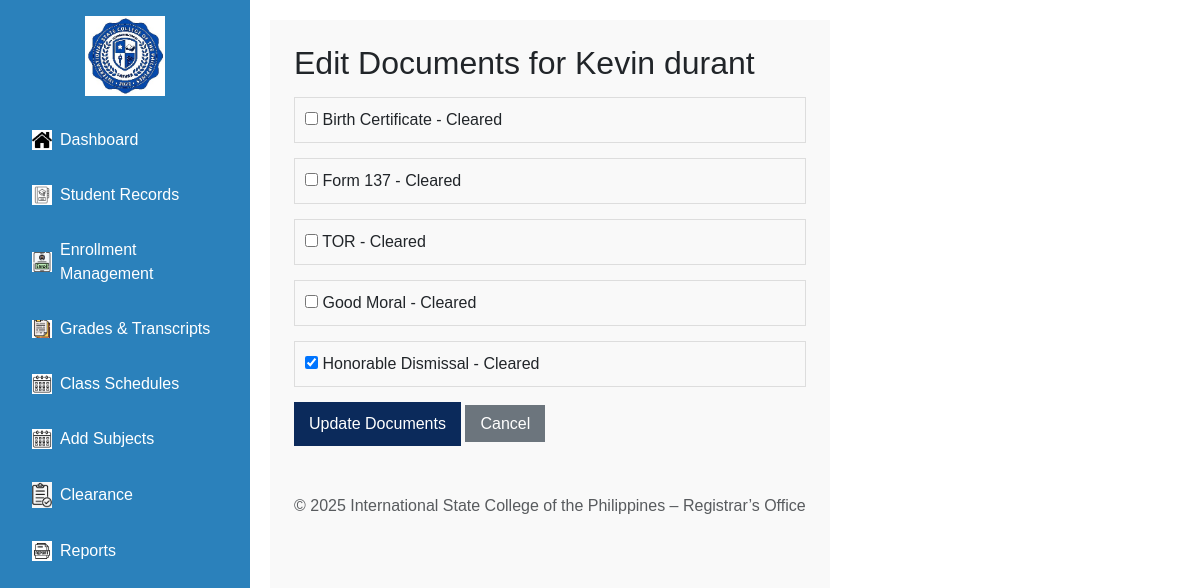
Screenshot of /Registrar/registrar.php?page=edit_student_documents&id=1008 with the database file from the repository.
### tables this page shows
CREATE TABLE `tbladmission_addstudent` (
  `Admission_ID` int(11) NOT NULL,
  `full_name` varchar(255) NOT NULL,
  `birthdate` date NOT NULL,
  `gender` varchar(20) NOT NULL,
  `nationality` varchar(50) NOT NULL,
  `religion` varchar(50) NOT NULL,
  `address` text NOT NULL,
  `province` varchar(100) NOT NULL,
  `zip` varchar(10) NOT NULL,
  `city` varchar(100) NOT NULL,
  `email` varchar(255) NOT NULL,
  `phone` varchar(20) NOT NULL,
  `photo` varchar(255) DEFAULT NULL,
  `fathers_name` varchar(255) NOT NULL,
  `fathers_occupation` varchar(255) NOT NULL,
  `father_contact` varchar(20) NOT NULL,
  `mothers_name` varchar(255) NOT NULL,
  `mothers_occupation` varchar(255) NOT NULL,
  `mother_contact` varchar(20) NOT NULL,
  `guardian_name` varchar(255) NOT NULL,
  `guardian_relationship` varchar(100) NOT NULL,
  `guardian_contact` varchar(20) NOT NULL,
  `applying_grade` varchar(20) NOT NULL,
  `prevschool` varchar(255) NOT NULL,
  `last_grade` varchar(20) NOT NULL,
  `course` varchar(100) NOT NULL,
  `student_type` varchar(50) NOT NULL,
  `confirm` tinyint(1) NOT NULL,
  `signature` varchar(255) DEFAULT NULL,
  `sigdate` date DEFAULT NULL,
  `signature_path` varchar(255) NOT NULL,
  `document_path` varchar(255) NOT NULL,
  `document_name` varchar(255) NOT NULL,
  `status` varchar(255) DEFAULT 'Pending'
);

CREATE TABLE `student_documents` (
  `id` int(11) NOT NULL,
  `Admission_ID` int(11) NOT NULL,
  `birth_cert` tinyint(1) DEFAULT '0',
  `form137` tinyint(1) DEFAULT '0',
  `tor` tinyint(1) DEFAULT '0',
  `good_moral` tinyint(1) DEFAULT '0',
  `honorable_dismissal` tinyint(1) DEFAULT '0'
);

### Registrar/pages/edit_student_documents.php (the view, shortened to what this page needs)
<?php
$conn = new mysqli("localhost", "root", "", "iscpdb");
$student_id = $conn->real_escape_string($_GET['id']);
$student = $conn->query("SELECT * FROM tbladmission_addstudent WHERE Admission_ID = '$student_id'")->fetch_assoc();
$documents = $conn->query("SELECT * FROM student_documents WHERE Admission_ID = '$student_id'")->fetch_assoc();
?>
<!DOCTYPE html>
<html>
<head>
</head>
<body>
    <div class="form-container">
        <h2>Edit Documents for <?php echo htmlspecialchars($student['full_name']); ?></h2>
        <form method="POST">
            <div class="document-item">
                <label>
                    <input type="checkbox" name="birth_cert" <?php echo (isset($documents['birth_cert']) && $documents['birth_cert']) ? 'checked' : ''; ?>>
                    Birth Certificate - Cleared
                </label>
            </div>
            <div class="document-item">
                <label>
                    <input type="checkbox" name="form137" <?php echo (isset($documents['form137']) && $documents['form137']) ? 'checked' : ''; ?>>
                    Form 137 - Cleared
                </label>
            </div>
            <div class="document-item">
                <label>
                    <input type="checkbox" name="tor" <?php echo (isset($documents['tor']) && $documents['tor']) ? 'checked' : ''; ?>>
                    TOR - Cleared
                </label>
            </div>
            <div class="document-item">
                <label>
                    <input type="checkbox" name="good_moral" <?php echo (isset($documents['good_moral']) && $documents['good_moral']) ? 'checked' : ''; ?>>
                    Good Moral - Cleared
                </label>
            </div>
            <div class="document-item">
                <label>
                    <input type="checkbox" name="honorable_dismissal" <?php echo (isset($documents['honorable_dismissal']) && $documents['honorable_dismissal']) ? 'checked' : ''; ?>>
                    Honorable Dismissal - Cleared
                </label>
            </div>
            <button type="submit" class="btn-submit">Update Documents</button>
            <a href="registrar.php?page=student_records" class="btn-cancel">Cancel</a>
        </form>
    </div>
</body>
</html>

### Registrar/assets/css/style.css (style rules this page uses)
body { margin: 0; font-family: Arial, sans-serif; display: flex; height: 100vh; }
h2, .nav-link { font-weight: bold; }

### Registrar/pages/edit_student_documents.php (style rules this page uses)
body { font-family: Arial; margin: 20px; }
.form-container { max-width: 600px; margin: 0 auto; }
.document-item { margin: 15px 0; padding: 10px; border: 1px solid #ddd; }
.btn-submit { background: #0b2a5b; color: white; padding: 10px 15px; border: none; cursor: pointer; }
.btn-cancel { background: #6c757d; color: white; padding: 10px 15px; text-decoration: none; }

### rows the page displays
tbladmission_addstudent: full_name "Kevin durant"
student_documents: honorable_dismissal "☑"
